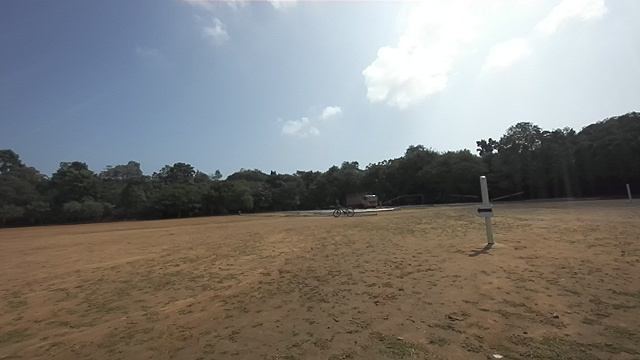
#> input picture learning_tasks/learning_task_1/arrow_left_3.jpg, 640 x 360 px
$ python arrow_dir_6.py
#> lines starting #> are read from the running program, lines starting #| are printed output that depends on the picture; after the words box and inside, x2 and y2 are one past the last pixel; in counts of white or black regions, pixels touching at a corner belong together
import cv2
import numpy as np

img_orig = cv2.imread("arrow_left_3.jpg")
#> img_orig is the input picture: shape (360, 640, 3); mean B, G, R 123.5, 126.5, 127.7

if img_orig is None:
    print("Error: Could not load image.")
else:
    height, width = img_orig.shape[:2]
#> height = 360; width = 640
    new_height = int(1.5 * height)
#> new_height = 540
    new_width = int(1.5 * width)
#> new_width = 960
    img_zoomed = cv2.resize(img_orig, (new_width, new_height), interpolation=cv2.INTER_LINEAR)
    gray_zoomed = cv2.cvtColor(img_zoomed, cv2.COLOR_BGR2GRAY)
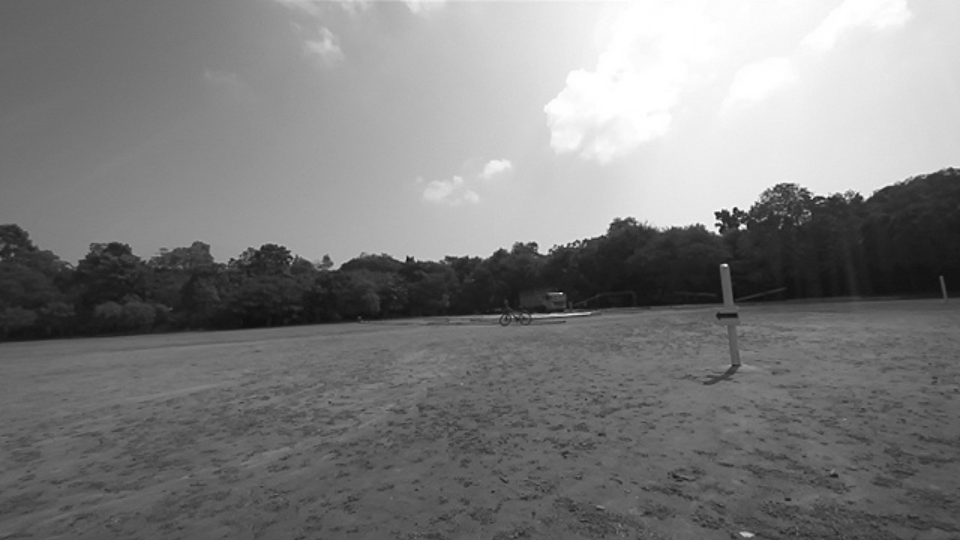
#> gray_zoomed: shape (540, 960); min 5, max 255, mean 126.4
    output_img_zoomed = img_zoomed.copy()

    # ==========================================
    # STAGE 1: FIND THE WHITE POST
    # ==========================================

    # Standard thresholding for bright white objects (ignoring dirt/trees)
    # The sky will be picked up, but we filter it out using Area and Aspect Ratio
    _, white_mask = cv2.threshold(gray_zoomed, 200, 255, cv2.THRESH_BINARY)
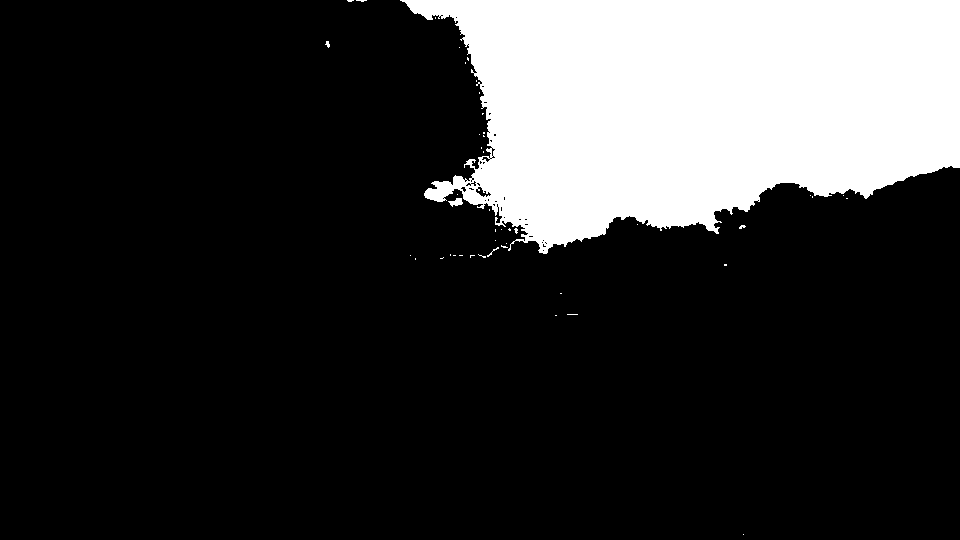
#> white_mask: shape (540, 960); 19.9% white; 46 white regions (42 under 20 px)

    post_contours, _ = cv2.findContours(white_mask, cv2.RETR_EXTERNAL, cv2.CHAIN_APPROX_SIMPLE)
#> post_contours = 46 contours, 44 with area under 20; largest, box (x1, y1, x2, y2) and area: (400, 0, 960, 254) 102007, (448, 198, 463, 207) 60

    post_roi = None
    post_coords = None

    for cnt in post_contours:
        area = cv2.contourArea(cnt)

        # Filter: It must be decently sized, but not the whole sky
        if 500 < area < 50000:
            x, y, w, h = cv2.boundingRect(cnt)

            # Filter: A post is a vertical rectangle (Height is greater than Width)
            aspect_ratio = float(h) / w
            if aspect_ratio > 1.5:

                # WE FOUND THE POST!
                # Let's crop the original zoomed image to exactly these coordinates
                post_roi = img_zoomed[y:y+h, x:x+w]
                post_coords = (x, y, w, h)

                # Draw a yellow box around the post on the main image
                cv2.rectangle(output_img_zoomed, (x, y), (x+w, y+h), (0, 255, 255), 2)
                break # Stop searching once we find the best post
#> this loop made 46 passes
#> area on passes 26, 44: 59.5, 102007

    # ==========================================
    # STAGE 2: FIND ARROW INSIDE THE POST (ROI)
    # ==========================================

    if post_roi is not None:
        print("Signpost found! Scanning Region of Interest...")

        # Convert just the tiny cropped post to grayscale
        roi_gray = cv2.cvtColor(post_roi, cv2.COLOR_BGR2GRAY)

        # Because it's cropped, the background is perfectly white!
        # Otsu will work flawlessly here.
        _, roi_binary = cv2.threshold(roi_gray, 0, 255, cv2.THRESH_BINARY_INV + cv2.THRESH_OTSU)

        roi_contours, _ = cv2.findContours(roi_binary, cv2.RETR_EXTERNAL, cv2.CHAIN_APPROX_SIMPLE)

        if len(roi_contours) > 0:
            # We can just assume the biggest black shape on the white post is the arrow
            arrow_cnt = max(roi_contours, key=cv2.contourArea)

            # Ensure it's not just a speck of dirt
            if cv2.contourArea(arrow_cnt) > 20:

                # Distance Transform & Direction Logic (Running locally inside the ROI)
                rect = cv2.minAreaRect(arrow_cnt)
                box_center_x = int(rect[0][0])

                isolated_arrow_mask = np.zeros(roi_gray.shape, dtype=np.uint8)
                cv2.drawContours(isolated_arrow_mask, [arrow_cnt], -1, 255, thickness=cv2.FILLED)
                dist_transform = cv2.distanceTransform(isolated_arrow_mask, cv2.DIST_L2, 5)
                _, _, _, max_loc = cv2.minMaxLoc(dist_transform)
                cX_head = max_loc[0]

                direction = "right arrow" if cX_head > box_center_x else "left arrow"

                # Print the result above the yellow box on the MAIN image
                post_x, post_y, _, _ = post_coords
                cv2.putText(output_img_zoomed, direction, (post_x, post_y - 10),
                            cv2.FONT_HERSHEY_SIMPLEX, 0.8, (0, 255, 255), 2)
                print(f"ROI Method Result: {direction}")

                # Show the cropped ROI as a separate window so you can see what the computer sees!
                cv2.imshow("Cropped ROI View", post_roi)
                cv2.imshow("ROI Binary Mask", roi_binary)

    else:
        print("Could not find a white vertical post in the image.")

    cv2.imshow("Pipeline 2: Main Camera View", output_img_zoomed)
    cv2.waitKey(0)
    cv2.destroyAllWindows()

$ run again, with learning_tasks/learning_task_1/arrow_left_2.jpg copied over learning_tasks/learning_task_1/arrow_left_3.jpg
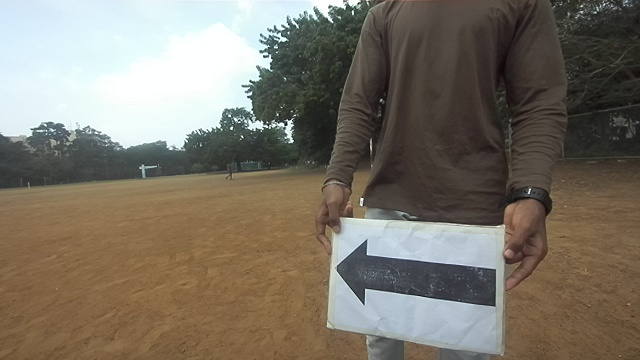
#> input picture learning_tasks/learning_task_1/arrow_left_2.jpg, 640 x 360 px
#> img_orig is the input picture: shape (360, 640, 3); mean B, G, R 103, 115.3, 122.7
#> `gray_zoomed = cv2.cvtColor(img_zoomed, cv2.COLOR_BGR2GRAY)`:
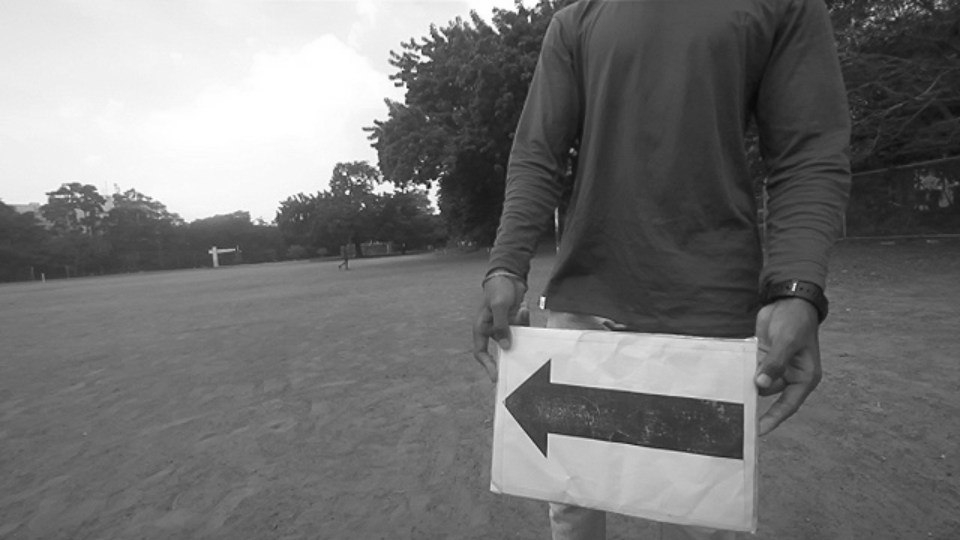
#> gray_zoomed: shape (540, 960); min 8, max 255, mean 116.1
#> `_, white_mask = cv2.threshold(gray_zoomed, 200, 255, cv2.THRESH_BINARY)`:
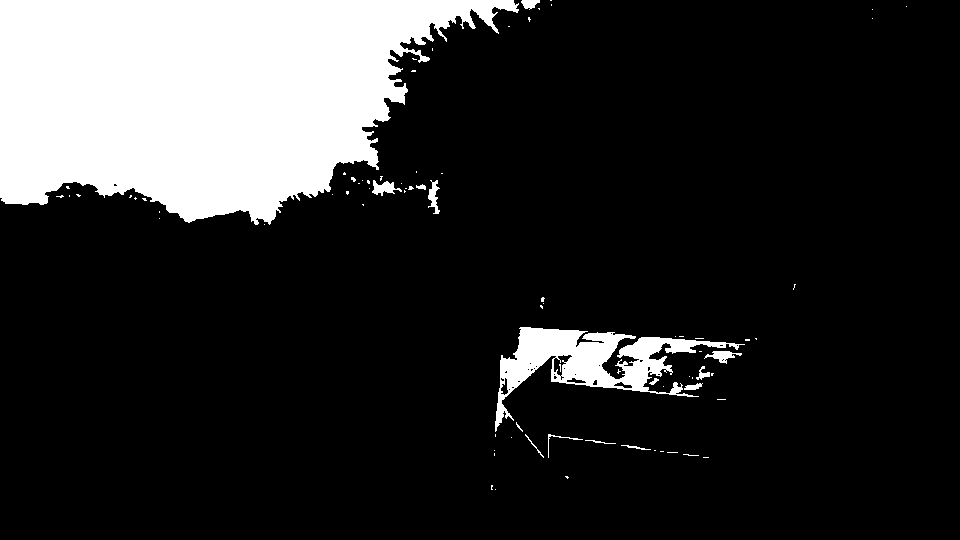
#> white_mask: shape (540, 960); 17.2% white; 81 white regions (67 under 20 px)
#> post_contours = 80 contours, 70 with area under 20; largest, box (x1, y1, x2, y2) and area: (0, 0, 519, 225) 79065, (495, 327, 745, 432) 7538, (372, 180, 402, 196) 192, (704, 351, 742, 364) 172, (428, 180, 440, 214) 156
#> the loop `for cnt in post_contours:` made 80 passes
#> (area, x, y, w, h, aspect_ratio) on pass 34: (7537.5, 495, 327, 250, 105, 0.42)

$ run again, with learning_tasks/learning_task_1/arrow_left.jpg copied over learning_tasks/learning_task_1/arrow_left_3.jpg
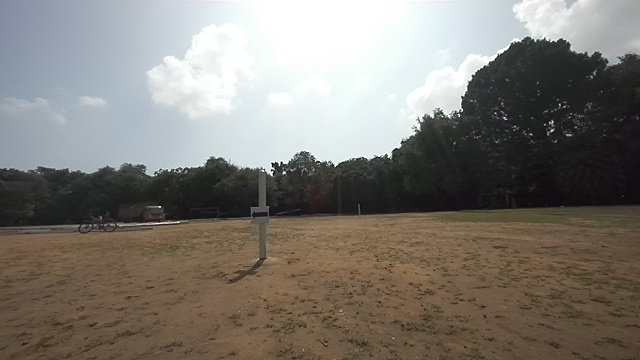
#> input picture learning_tasks/learning_task_1/arrow_left.jpg, 640 x 360 px
#> img_orig is the input picture: shape (360, 640, 3); mean B, G, R 115.6, 122.6, 127.1
#> `gray_zoomed = cv2.cvtColor(img_zoomed, cv2.COLOR_BGR2GRAY)`:
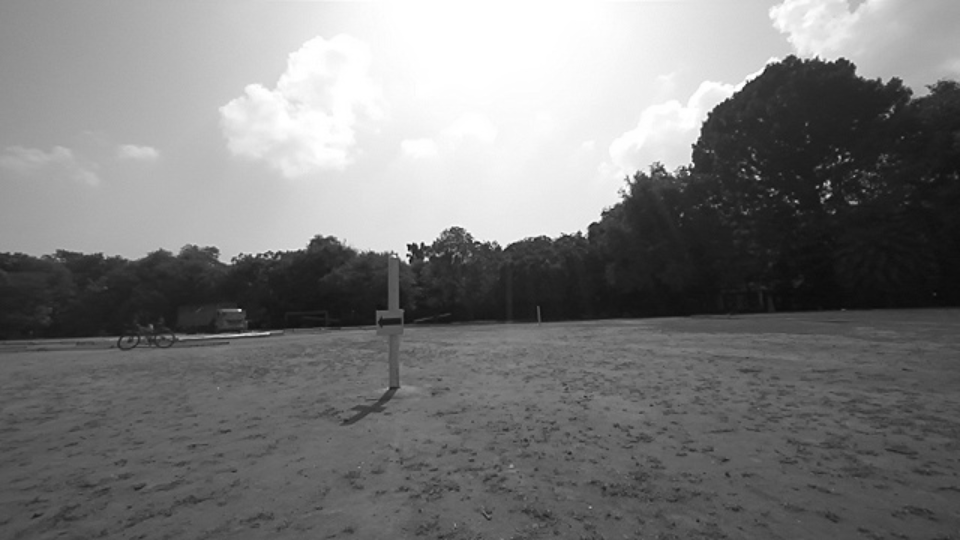
#> gray_zoomed: shape (540, 960); min 9, max 255, mean 123.1
#> `_, white_mask = cv2.threshold(gray_zoomed, 200, 255, cv2.THRESH_BINARY)`:
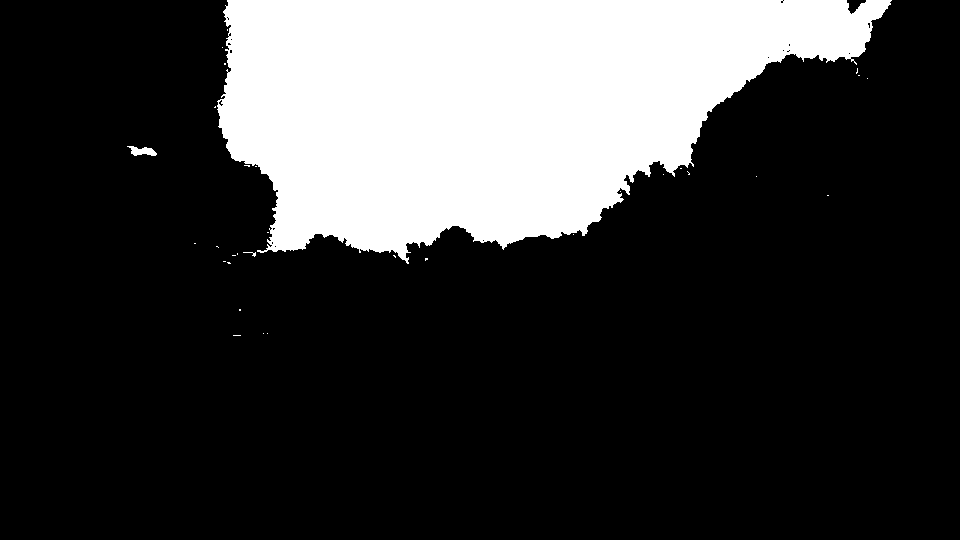
#> white_mask: shape (540, 960); 22.6% white; 32 white regions (29 under 20 px)
#> post_contours = 32 contours, 30 with area under 20; largest, box (x1, y1, x2, y2) and area: (217, 0, 892, 264) 115863, (127, 146, 157, 156) 148
#> the loop `for cnt in post_contours:` made 32 passes
#> area on passes 24, 32: 148, 115863

$ run again, with learning_tasks/learning_task_1/arrow_right.jpg copied over learning_tasks/learning_task_1/arrow_left_3.jpg
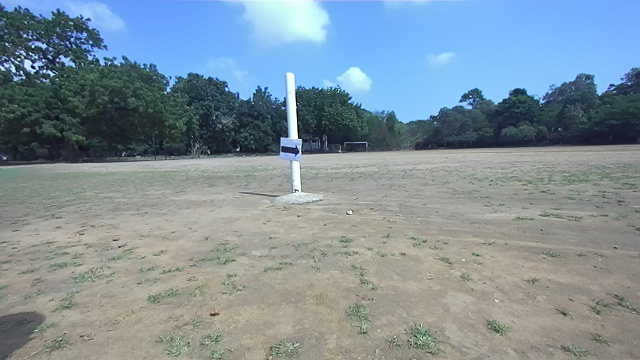
#> input picture learning_tasks/learning_task_1/arrow_right.jpg, 640 x 360 px
#> img_orig is the input picture: shape (360, 640, 3); mean B, G, R 154.6, 144.8, 128.3
#> `_, white_mask = cv2.threshold(gray_zoomed, 200, 255, cv2.THRESH_BINARY)`:
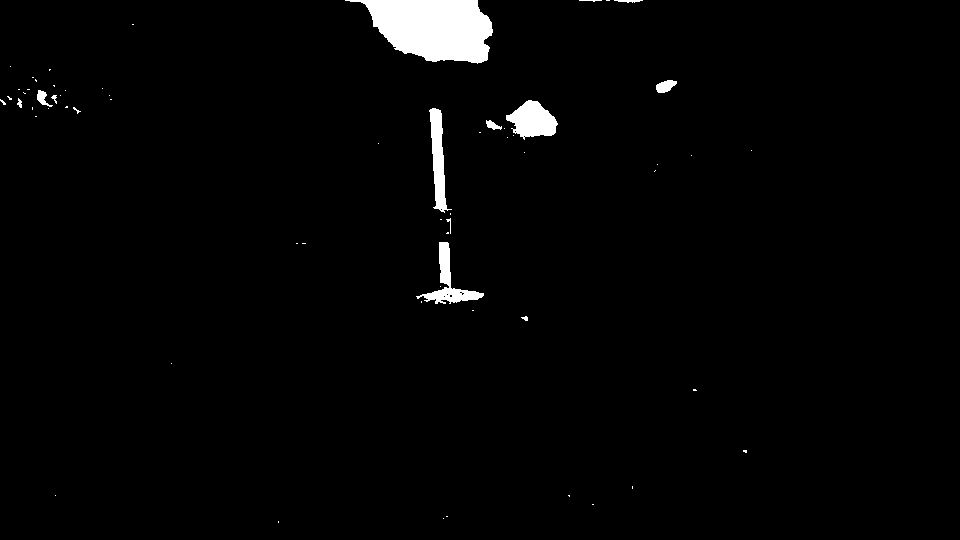
#> white_mask: shape (540, 960); 2% white; 63 white regions (50 under 20 px)
#> post_contours = 63 contours, 55 with area under 20; largest, box (x1, y1, x2, y2) and area: (345, 0, 493, 64) 6142, (506, 100, 558, 140) 1220, (429, 108, 452, 213) 998, (416, 242, 484, 304) 952, (656, 80, 677, 93) 160, (37, 90, 53, 107) 95, (486, 120, 502, 130) 68, (614, 0, 643, 3) 26
#> the loop `for cnt in post_contours:` made 34 passes
#> (area, x, y, w, h, aspect_ratio) on passes 17, 34: (952.5, 416, 242, 68, 62, 0.912), (998.5, 429, 108, 23, 105, 4.57)
#> roi_binary: shape (105, 23); 30.2% white; 2 white regions
#> roi_contours = 2 contours; box (x1, y1, x2, y2) and area: (14, 20, 23, 101) 486, (0, 37, 5, 99) 96
#> arrow_cnt = contour of 22 points, box (x1, y1, x2, y2) (14, 20, 23, 101), area 486
#> rect = ((18, 60), (80, 8), -90)
#> box_center_x = 18
#> isolated_arrow_mask: shape (105, 23); 23.6% white; 1 white region, box (x1, y1, x2, y2) and area: (14, 20, 23, 101) 570
#> max_loc = (22, 31)
#> cX_head = 22
#> direction = 'right arrow'
#> post_x = 429; post_y = 108
#> `cv2.putText(output_img_zoomed, direction, (post_x, post_y - 10), cv2.F..`:
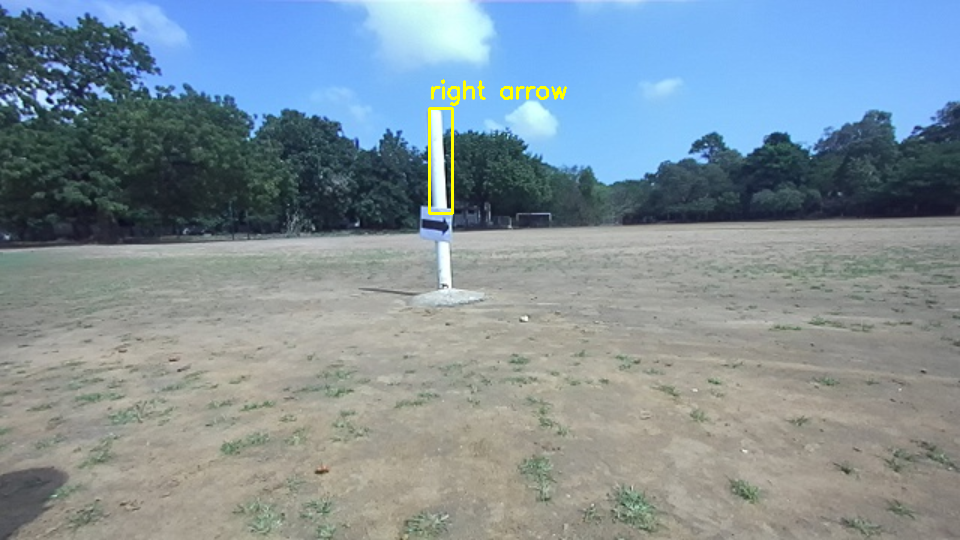
#> output_img_zoomed: shape (540, 960, 3); mean B, G, R 153.9, 145, 128.7
#| ROI Method Result: right arrow
